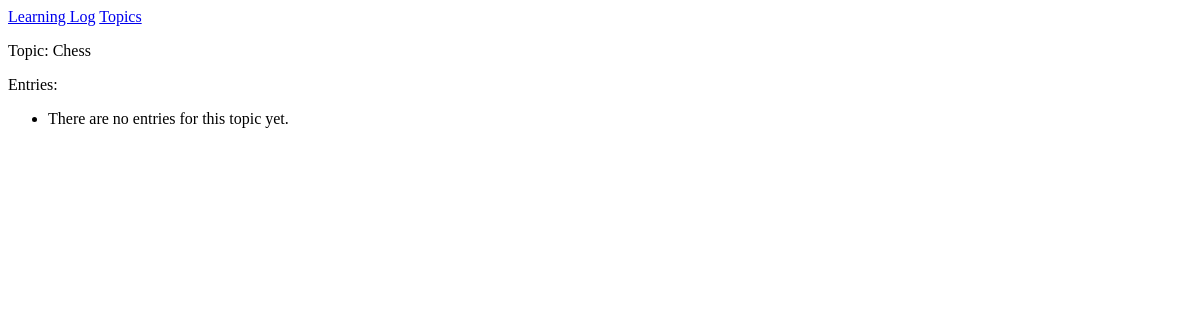
Page /topics/1/ on the earlier database version.
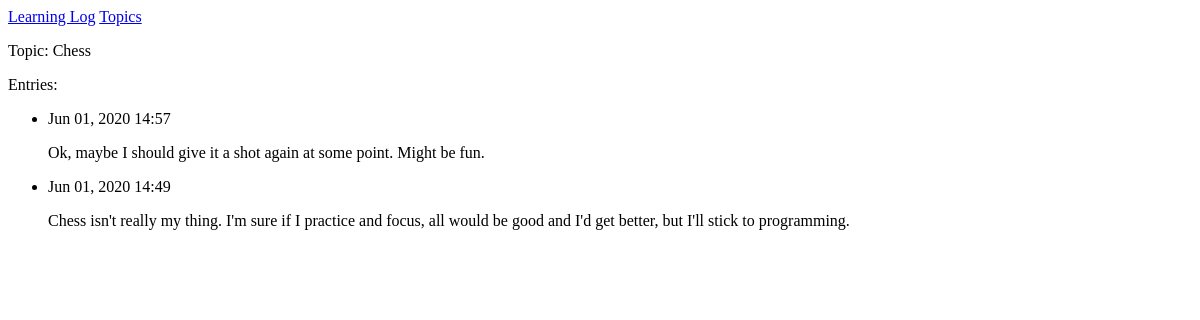
Same page on the later database version.
### learning_logs/models.py (models this page shows, shortened)
class Topic(models.Model):
    text = models.CharField(max_length=200)
    date_added = models.DateTimeField(auto_now_add=True)
    def __str__(self):
        return self.text

class Entry(models.Model):
    topic = models.ForeignKey(Topic, on_delete=models.CASCADE)
    text = models.TextField()
    date_added = models.DateTimeField(auto_now_add=True)
    class Meta:
        verbose_name_plural = 'entries'

### learning_logs/views.py (the view)
# urls.py: path('topics/<int:topic_id>/', views.topic, name='topic'),
def topic(request, topic_id):
    topic = Topic.objects.get(id=topic_id)
    entries = topic.entry_set.order_by('-date_added')
    context = {'topic': topic, 'entries': entries}
    return render(request, 'learning_logs/topic.html', context)

### learning_logs/templates/learning_logs/topic.html
{% extends 'learning_logs/base.html' %}
{% block content %}
  <p>Topic: {{ topic  }}</p>
  <p>Entries:</p>
  <ul>
  {% for entry in entries %}
    <li>
      <p>{{ entry.date_added|date:'M d, Y H:i' }}</p>
      <p>{{ entry.text|linebreaks }}</p>
    </li>
  {% empty %}
    <li>
      There are no entries for this topic yet.
    </li>
  {% endfor %}
  </ul>
{% endblock content %}

### learning_logs/templates/learning_logs/base.html
<p>
    <a href="{% url 'learning_logs:index' %}">Learning Log</a>
    <a href="{% url 'learning_logs:topics' %}">Topics</a>
</p>
{% block content %}{% endblock content %}

Differences in the rows shown:
added Entry: date_added "Jun 01, 2020 14:57", text "Ok, maybe I should give it a shot again at some point. Might be fun."
added Entry: date_added "Jun 01, 2020 14:49", text "Chess isn't really my thing. I'm sure if I practice and focus, all would be good and I'd get better, but I'll stick to programming."
Other differences:
text no longer shown: "There are no entries for this topic yet."
